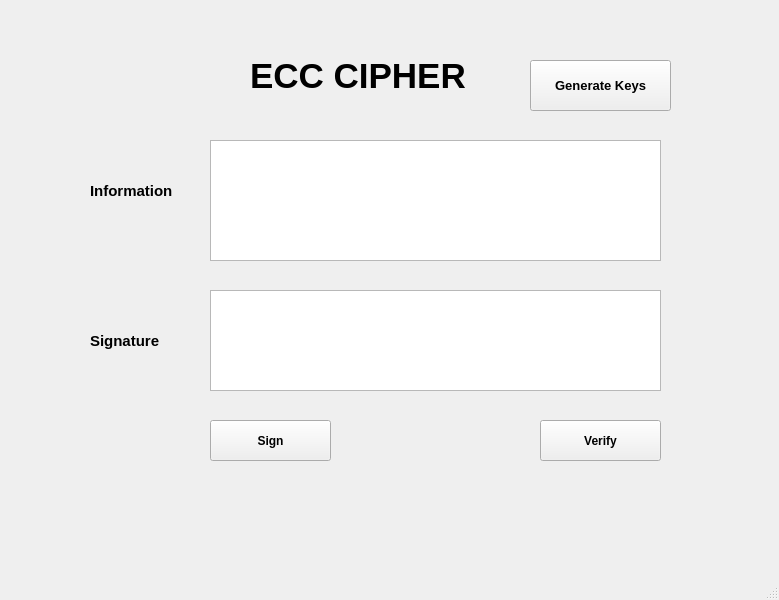
<?xml version="1.0" encoding="UTF-8"?>
<ui version="4.0">
 <class>MainWindow</class>
 <widget class="QMainWindow" name="MainWindow">
  <property name="geometry">
   <rect>
    <x>0</x>
    <y>0</y>
    <width>779</width>
    <height>600</height>
   </rect>
  </property>
  <property name="windowTitle">
   <string>MainWindow</string>
  </property>
  <widget class="QWidget" name="centralwidget">
   <widget class="QLabel" name="labelInformation">
    <property name="geometry">
     <rect>
      <x>90</x>
      <y>170</y>
      <width>91</width>
      <height>41</height>
     </rect>
    </property>
    <property name="font">
     <font>
      <pointsize>11</pointsize>
      <weight>75</weight>
      <bold>true</bold>
     </font>
    </property>
    <property name="text">
     <string>Information</string>
    </property>
   </widget>
   <widget class="QLabel" name="labelSignature">
    <property name="geometry">
     <rect>
      <x>90</x>
      <y>320</y>
      <width>81</width>
      <height>41</height>
     </rect>
    </property>
    <property name="font">
     <font>
      <pointsize>11</pointsize>
      <weight>75</weight>
      <bold>true</bold>
     </font>
    </property>
    <property name="text">
     <string>Signature</string>
    </property>
   </widget>
   <widget class="QLabel" name="labelTitle">
    <property name="geometry">
     <rect>
      <x>250</x>
      <y>50</y>
      <width>221</width>
      <height>51</height>
     </rect>
    </property>
    <property name="font">
     <font>
      <pointsize>26</pointsize>
      <weight>75</weight>
      <bold>true</bold>
     </font>
    </property>
    <property name="text">
     <string>ECC CIPHER</string>
    </property>
   </widget>
   <widget class="QTextEdit" name="txtSignature">
    <property name="geometry">
     <rect>
      <x>210</x>
      <y>290</y>
      <width>451</width>
      <height>101</height>
     </rect>
    </property>
   </widget>
   <widget class="QTextEdit" name="txtInformation">
    <property name="geometry">
     <rect>
      <x>210</x>
      <y>140</y>
      <width>451</width>
      <height>121</height>
     </rect>
    </property>
   </widget>
   <widget class="QPushButton" name="btnSign">
    <property name="geometry">
     <rect>
      <x>210</x>
      <y>420</y>
      <width>121</width>
      <height>41</height>
     </rect>
    </property>
    <property name="font">
     <font>
      <pointsize>9</pointsize>
      <weight>75</weight>
      <bold>true</bold>
     </font>
    </property>
    <property name="text">
     <string>Sign</string>
    </property>
   </widget>
   <widget class="QPushButton" name="btnVerify">
    <property name="geometry">
     <rect>
      <x>540</x>
      <y>420</y>
      <width>121</width>
      <height>41</height>
     </rect>
    </property>
    <property name="font">
     <font>
      <pointsize>9</pointsize>
      <weight>75</weight>
      <bold>true</bold>
     </font>
    </property>
    <property name="text">
     <string>Verify</string>
    </property>
   </widget>
   <widget class="QPushButton" name="btnGenerateKeys">
    <property name="geometry">
     <rect>
      <x>530</x>
      <y>60</y>
      <width>141</width>
      <height>51</height>
     </rect>
    </property>
    <property name="font">
     <font>
      <pointsize>10</pointsize>
      <weight>75</weight>
      <bold>true</bold>
     </font>
    </property>
    <property name="text">
     <string>Generate Keys</string>
    </property>
   </widget>
  </widget>
  <widget class="QMenuBar" name="menubar">
   <property name="geometry">
    <rect>
     <x>0</x>
     <y>0</y>
     <width>779</width>
     <height>21</height>
    </rect>
   </property>
  </widget>
  <widget class="QStatusBar" name="statusbar"/>
 </widget>
 <resources/>
 <connections/>
</ui>
